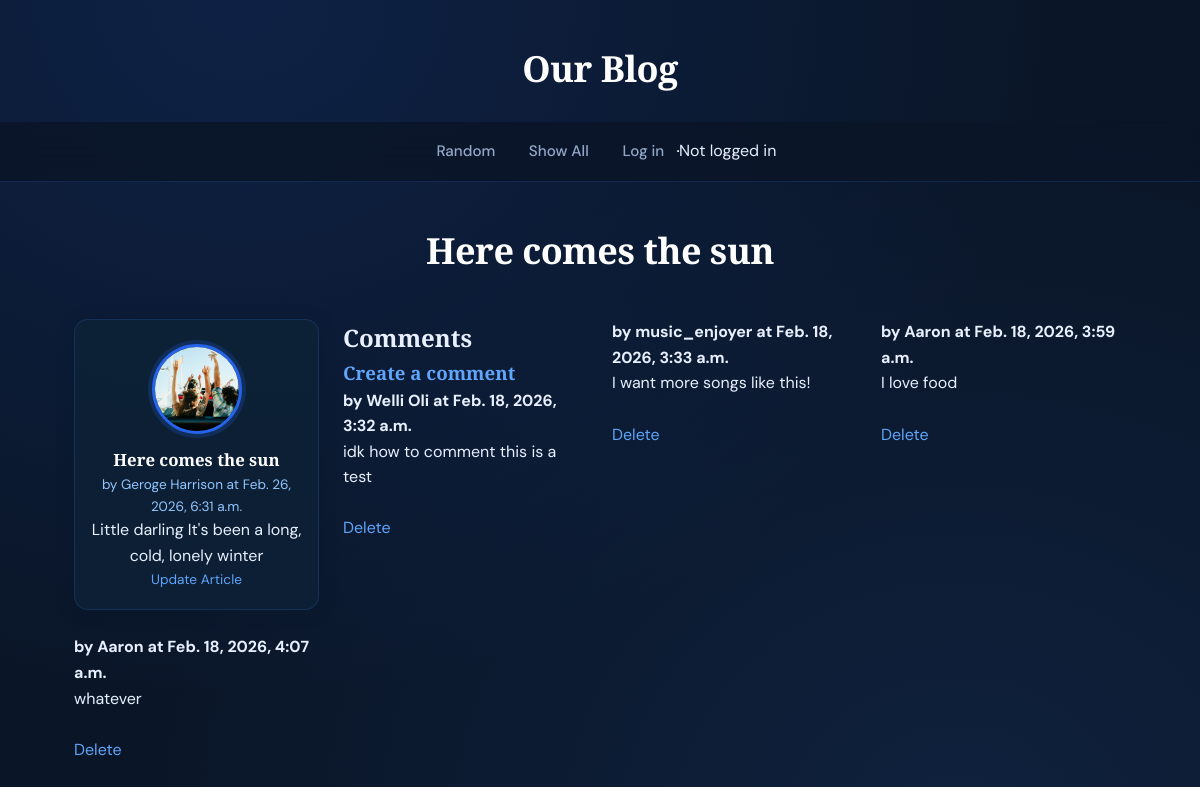
/blog/article/5, run on the app's committed database.
### blog/models.py (models this page shows, shortened)
class Article(models.Model):
  title=models.TextField(blank=True)
  author=models.TextField(blank=True)
  text=models.TextField(blank=True)
  published=models.DateTimeField(auto_now=True)
  image_file = models.ImageField(blank=True)
  user = models.ForeignKey(User, on_delete=models.CASCADE)
  def get_all_comments(self):
    comments = Comment.objects.filter(article=self)
    return comments

class Comment(models.Model):
  article = models.ForeignKey(Article, on_delete=models.CASCADE)
  author = models.TextField(blank=False)
  text = models.TextField(blank=False)
  published=models.DateTimeField(auto_now=True)

### blog/views.py (the view)
# urls.py: path('article/<int:pk>', ArticleView.as_view(), name='article'),
class ArticleView(DetailView):
  model = Article
  template_name='blog/article.html'
  context_object_name = 'article'

### blog/templates/blog/article.html (shortened to what this page needs)
{% extends 'blog/base.html' %}
{% block content %}
<h1> {{article.title}} </h1>
<main class="grid-container">
  <article>
    {% if article.image_file %}
    <img src="{{article.image_file.url}}" alt="">
    {% else %}
    <h3> No image</h3>
    {% endif %}
    <div>
      <h2>{{article.title}}</h2>
      <h3>by {{article.author}} at {{article.published}}</h3>
      <p>
       {{article.text}}
      </p>
      <h3>
        <a href="{% url 'update_article' article.pk %}"> Update Article</a>
      </h3>
    </div>
  </article>
  <div>
    <h2>Comments</h2>
    <h3>
      <a href="{% url 'create_comment' article.pk %}">Create a comment</a>
    </h3>
    {% for comment in article.get_all_comments %}
    <div>
      <strong> by {{comment.author}} at {{comment.published}}</strong>
      <p>
        {{comment.text}}
      </p>
      <br>
      <a href="{% url 'delete_comment' comment.pk %}"> Delete </a>
  </div>
    </div>
    {% endfor %}
</main>
{% endblock %}

### blog/templates/blog/base.html (shortened to what this page needs)
{% load static %}
<html>
  <head>
    <link rel="stylesheet" href="{% static 'styles-blog.css' %}">
  </head>
  <body>
    <head>
      <h1>Our Blog</h1>
      <nav>
        <ul>
          <li><a href="{% url 'random' %}">Random</a></li>
          <li><a href="{% url 'show_all' %}">Show All</a></li>
          {% if request.user.is_authenticated %}
          <li><a href="{% url 'create_article' %}">Create</a></li>
          <li><a href="{% url 'logout' %}">Log out</a></li>
          {% else %}
          <li><a href="{% url 'login' %}">Log in</a></li>
          {% endif %}
          </ul>
        <hr>
        {% if request.user.is_authenticated %}
        Logged in as: {{request.user}}
        {% else %}
        Not logged in
        {% endif %}
      </nav>
    </head>
    {% block content %}
    {% endblock %}
  </body>
</html>

### static/styles-blog.css (style rules this page uses)
:root { --blue-deep: #0a1628; --blue-dark: #0d2137; --blue-mid: #1a3a5c; --blue-accent: #2563eb; --blue-bright: #3b82f6; --blue-light: #60a5fa; --blue-glow: #93c5fd; --blue-subtle: #dbeafe; --white: #ffffff; --off-white: #f0f6ff; --text-primary: #e8f0fe; --text-muted: #93a8c8; --border: rgba(59, 130, 246, 0.18); --card-bg: rgba(13, 33, 55, 0.85); --radius: 14px; --radius-sm: 8px; --shadow: 0 4px 32px rgba(10, 22, 40, 0.6); --shadow-card: 0 2px 16px rgba(10, 22, 40, 0.4); }
*, *::before, *::after { box-sizing: border-box; margin: 0; padding: 0; }
html { scroll-behavior: smooth; }
body { font-family: 'DM Sans', sans-serif; background-color: var(--blue-deep); background-image: radial-gradient(ellipse at 20% 0%, rgba(37, 99, 235, 0.15) 0%, transparent 60%), radial-gradient(ellipse at 80% 100%, rgba(59, 130, 246, 0.10) 0%, transparent 60%); color: var(--text-primary); min-height: 100vh; line-height: 1.6; }
a { color: var(--blue-light); text-decoration: none; transition: color 0.2s; }
h1, h2, h3 { font-family: 'Playfair Display', serif; font-weight: 600; }
nav, header { background: rgba(10, 22, 40, 0.9); backdrop-filter: blur(16px); -webkit-backdrop-filter: blur(16px); border-bottom: 1px solid var(--border); padding: 0 2rem; height: 60px; display: flex; align-items: center; justify-content: center; position: sticky; top: 0; z-index: 100; }
nav ul, header ul { list-style: none; display: flex; align-items: center; justify-content: center; gap: 0.5rem; }
nav li, header li { display: block; }
nav a, header a { font-weight: 500; font-size: 0.95rem; color: var(--text-muted); padding: 0.4rem 0.8rem; border-radius: var(--radius-sm); transition: all 0.2s; }
h1 { font-size: clamp(1.6rem, 3vw, 2.4rem); color: var(--white); text-align: center; padding: 2.5rem 1rem 1.5rem; letter-spacing: -0.5px; }
.grid-container { display: grid; grid-template-columns: repeat(auto-fill, minmax(220px, 1fr)); gap: 1.5rem; max-width: 1100px; margin: 0 auto; padding: 1rem 1.5rem 4rem; }
.grid-container article { background: var(--card-bg); border: 1px solid var(--border); border-radius: var(--radius); overflow: hidden; transition: transform 0.25s, box-shadow 0.25s, border-color 0.25s; box-shadow: var(--shadow-card); display: flex; flex-direction: column; align-items: center; padding: 1.5rem 1rem 1.2rem; gap: 0.8rem; text-align: center; }
.grid-container article img { width: 90px; height: 90px; border-radius: 50%; object-fit: cover; border: 3px solid var(--blue-accent); box-shadow: 0 0 0 4px rgba(37, 99, 235, 0.2); transition: box-shadow 0.25s; }
.grid-container article h2 { font-size: 1.05rem; color: var(--white); }
.grid-container article h3 { font-size: 0.85rem; color: var(--blue-glow); font-family: 'DM Sans', sans-serif; font-weight: 400; }
main { animation: fadeUp 0.4s ease both; }

### data on the page
Article: title "Here comes the sun", image_file (picture), author "Geroge Harrison", published "Feb. 26, 2026, 6:31 a.m.", text "Little darling It's been a long, cold, lonely winter"
Comment: author "Welli Oli", published "Feb. 18, 2026, 3:32 a.m.", text "idk how to comment this is a test"
Comment: author "music_enjoyer", published "Feb. 18, 2026, 3:33 a.m.", text "I want more songs like this!"
Comment: author "Aaron", published "Feb. 18, 2026, 3:59 a.m.", text "I love food"
Comment: author "Aaron", published "Feb. 18, 2026, 4:07 a.m.", text "whatever"
